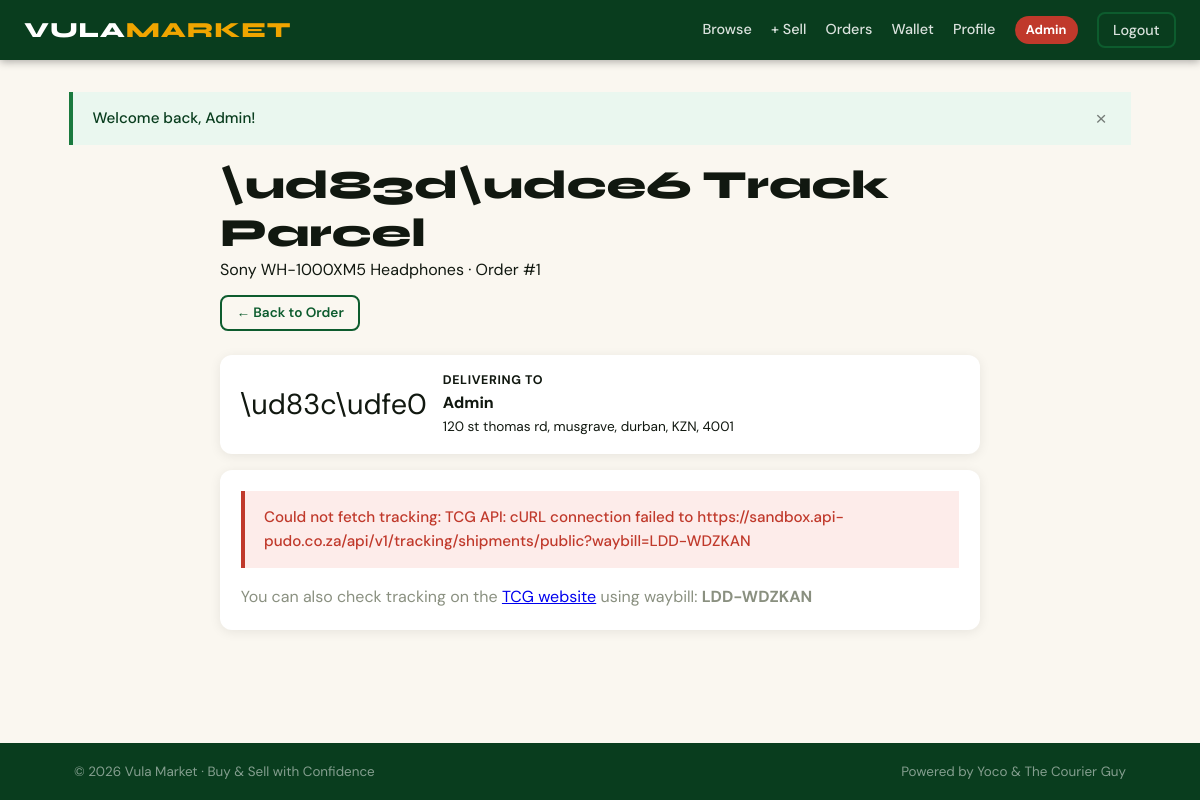
Page /orders/track.php?order_id=1 (signed in) on the committed database.
### tables this page shows
CREATE TABLE orders (
            id               INTEGER PRIMARY KEY AUTOINCREMENT,
            buyer_id         INTEGER NOT NULL REFERENCES users(id),
            seller_id        INTEGER NOT NULL REFERENCES users(id),
            product_id       INTEGER NOT NULL REFERENCES products(id),
            amount           REAL    NOT NULL,
            shipping_cost    REAL    NOT NULL DEFAULT 0.00,
            total_amount     REAL    NOT NULL,
            yoco_checkout_id TEXT    UNIQUE,
            tcg_shipment_id  TEXT,
            tcg_service_code TEXT,
            shipping_address TEXT    NOT NULL,
            status           TEXT    NOT NULL DEFAULT 'pending',
            created_at       TEXT    NOT NULL DEFAULT (datetime('now')),
            updated_at       TEXT    NOT NULL DEFAULT (datetime('now'))
        , collection_address TEXT, tcg_collection_code TEXT, tcg_locker_terminal TEXT, tcg_shipment_raw_id INTEGER);

CREATE TABLE products (
            id          INTEGER PRIMARY KEY AUTOINCREMENT,
            seller_id   INTEGER NOT NULL REFERENCES users(id) ON DELETE CASCADE,
            title       TEXT    NOT NULL,
            description TEXT    NOT NULL,
            price       REAL    NOT NULL,
            image_path  TEXT    NOT NULL,
            is_active   INTEGER NOT NULL DEFAULT 1,
            created_at  TEXT    NOT NULL DEFAULT (datetime('now'))
        , box_size TEXT NOT NULL DEFAULT 'S');

### includes/db.php (called while the page is built, shortened)
<?php
function db(): PDO {
    static $pdo = null;
    if ($pdo !== null) return $pdo;
    $pdo = new PDO('sqlite:' . DB_PATH, null, null, [
        PDO::ATTR_ERRMODE            => PDO::ERRMODE_EXCEPTION,
        PDO::ATTR_DEFAULT_FETCH_MODE => PDO::FETCH_ASSOC,
        PDO::ATTR_EMULATE_PREPARES   => false,
    ]);
    $pdo->exec('PRAGMA journal_mode=WAL');
    $pdo->exec('PRAGMA foreign_keys=ON');
    return $pdo;
}

### includes/helpers.php (called while the page is built, shortened)
<?php
require_once __DIR__ . '/db.php';
function e(mixed $v): string {
    return htmlspecialchars((string)$v, ENT_QUOTES | ENT_SUBSTITUTE, 'UTF-8');
}

### orders/track.php (the view, shortened to what this page needs)
<?php
require_once __DIR__ . '/../includes/helpers.php';
require_once __DIR__ . '/../includes/layout.php';
$u        = require_auth();
$order_id = (int)($_GET['order_id'] ?? 0);
$st = db()->prepare(
    'SELECT o.*, p.title AS product_title,
            b.name AS buyer_name, s.name AS seller_name
     FROM orders o
     JOIN products p ON p.id = o.product_id
     JOIN users b ON b.id = o.buyer_id
     JOIN users s ON s.id = o.seller_id
     WHERE o.id = ? AND (o.buyer_id=? OR o.seller_id=?)'
);
$st->execute([$order_id, $u['id'], $u['id']]);
$order = $st->fetch();
$tracking_ref = $order['tcg_shipment_id'];
$track_error  = null;
if ($tracking_ref && TCG_API_KEY !== 'YOUR_TCG_LOCKER_API_KEY') {
    try {
        $tracking = tcg_get_tracking($tracking_ref);
    } catch (Throwable $e) {
        $track_error = $e->getMessage();
    }
}
?>
<div style="max-width:760px;margin:0 auto">
    <div class="page-header flex-between" style="flex-wrap:wrap;gap:.75rem">
        <div>
            <h1>\ud83d\udce6 Track Parcel</h1>
            <p><?= e($order['product_title']) ?> &middot; Order #<?= $order_id ?></p>
        </div>
        <a href="<?= APP_URL ?>/orders/view.php?id=<?= $order_id ?>" class="btn btn-outline btn-sm">&larr; Back to Order</a>
    </div>
    <div class="card mb-2" style="border-left:4px solid var(--accent)">
        <div class="card-body" style="padding:1rem 1.25rem;display:flex;gap:1rem;align-items:center;flex-wrap:wrap">
            <div style="font-size:1.8rem">\ud83c\udfe0</div>
            <div>
                <div style="font-size:.78rem;font-weight:700;text-transform:uppercase;letter-spacing:.05em;color:var(--text-muted)">Delivering To</div>
                <div style="font-weight:800;font-family:var(--font-display)"><?= e($order['buyer_name']) ?></div>
                <div style="font-size:.85rem;color:var(--text-muted)"><?= e($order['shipping_address']) ?></div>
            </div>
        </div>
    </div>
    <?php if (!$tracking_ref): ?>
    <div class="card">
        <div class="card-body text-center" style="padding:3rem 2rem">
            <div style="font-size:3rem;margin-bottom:1rem">\ud83d\udd50</div>
            <h3 style="font-family:var(--font-display);font-size:1.3rem;margin-bottom:.5rem">Shipment Not Booked Yet</h3>
            <p class="text-muted">
                <?php if ($order['status'] === 'pending' || $order['status'] === 'paid_in_escrow'): ?>
                    The shipment will be automatically booked with TCG Locker once payment is confirmed.
                <?php else: ?>
                    No tracking information is available for this order.
                <?php endif; ?>
            </p>
        </div>
    </div>
    <?php elseif ($track_error): ?>
    <div class="card">
        <div class="card-body">
            <div class="flash flash-error">Could not fetch tracking: <?= e($track_error) ?></div>
            <p class="text-muted mt-2">You can also check tracking on the
                <a href="https://thecourierguy.co.za/tracking" target="_blank" rel="noopener">TCG website</a>
                using waybill: <strong><?= e($tracking_ref) ?></strong>
            </p>
        </div>
    </div>
    <?php endif; ?>
</div>

### public/css/app.css (style rules this page uses)
:root { --green: #0d5c2e; --green-d: #093d1e; --green-l: #1a7a3e; --gold: #f0a500; --gold-l: #f7c54b; --amber: #e67e00; --cream: #faf7f0; --dark: #111810; --mid: #4a5240; --muted: #8a9080; --border: #d8ddd0; --white: #ffffff; --danger: #c0392b; --radius: 8px; --shadow: 0 2px 12px rgba(0,0,0,0.08); --shadow-lg:0 8px 32px rgba(0,0,0,0.14); --font-head:'Syne', sans-serif; --font-body:'DM Sans', sans-serif; }
*, *::before, *::after { box-sizing: border-box; margin: 0; padding: 0; }
html { font-size: 16px; scroll-behavior: smooth; }
body { font-family: var(--font-body); background: var(--cream); color: var(--dark); min-height: 100vh; display: flex; flex-direction: column; line-height: 1.6; }
.flash { padding: 0.9rem 1.5rem 0.9rem 1.2rem; font-weight: 500; font-size: 0.95rem; border-left: 4px solid; margin: 0 auto 1rem; max-width: 1100px; display: flex; align-items: center; justify-content: space-between; gap: 1rem; }
.flash-error { background: #fdecea; border-color: var(--danger); color: var(--danger); }
h1, h2, h3, h4 { font-family: var(--font-head); font-weight: 800; line-height: 1.2; }
h1 { font-size: clamp(1.7rem, 4vw, 2.5rem); }
.page-header { margin-bottom: 1.5rem; }
.btn { display: inline-block; padding: 0.65rem 1.4rem; border-radius: var(--radius); font-family: var(--font-body); font-weight: 600; font-size: 0.95rem; cursor: pointer; text-decoration: none; border: 2px solid transparent; transition: background .15s, transform .1s; text-align: center; line-height: 1.4; }
.btn-outline { background: transparent; border-color: var(--green); color: var(--green); }
.btn-sm { padding: 0.4rem 0.9rem; font-size: 0.85rem; }
.card { background: #fff; border-radius: 12px; box-shadow: var(--shadow); overflow: hidden; }
.card-body { padding: 1.3rem; }
.mb-2 { margin-bottom: 1rem; }
.mt-2 { margin-top: 1rem; }
.flex-between { display: flex; align-items: center; justify-content: space-between; flex-wrap: wrap; gap: 0.5rem; }
.text-muted { color: var(--muted); }

### rows in the picture
orders: product.title "Sony WH-1000XM5 Headphones", shipping_address "120 st thomas rd, musgrave, durban, KZN, 4001", tcg_shipment "LDD-WDZKAN"

### other values in the picture
$msg "Welcome back, Admin!"
$order_id "1"
$order['buyer_name'] "Admin"
$track_error "TCG API: cURL connection failed to https://sandbox.api-pudo.co.za/api/v1/tracking/shipments/public?waybill=LDD-WDZKAN"
APP_NAME "Vula Market"
